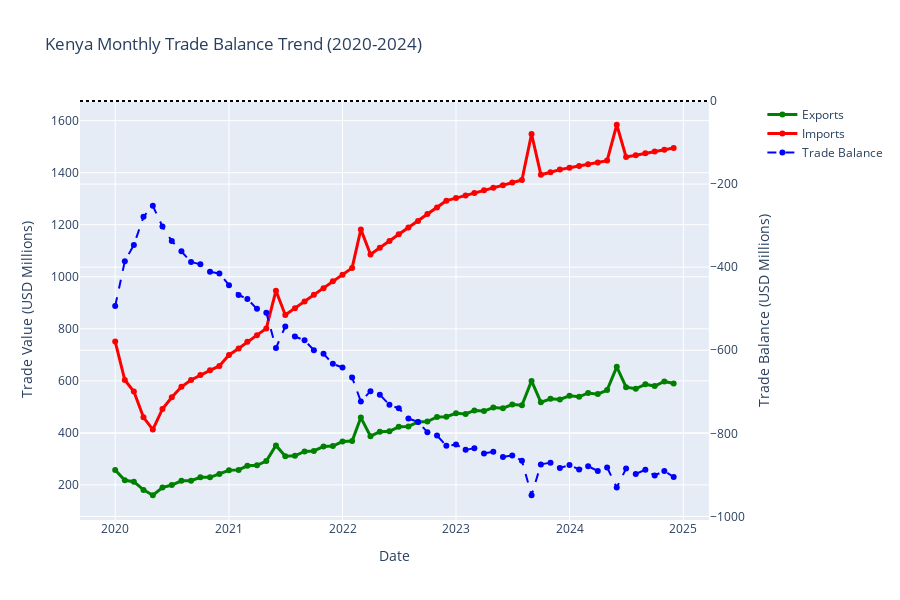

The notebook cell this image was saved under:
### Code cell
def create_trade_balance_trend(df):
    """Interactive monthly trade balance trend"""
    # Aggregate by month and trade type
    monthly_trade = df.groupby(['Date', 'Trade_Type'])['Value_USD_Million'].sum().reset_index()
    
    # Pivot for easier plotting
    trade_pivot = monthly_trade.pivot(index='Date', columns='Trade_Type', values='Value_USD_Million').fillna(0)
    trade_pivot['Trade_Balance'] = trade_pivot['Export'] - trade_pivot['Import']
    trade_pivot = trade_pivot.reset_index()
    
    # Create interactive plot
    fig = make_subplots(specs=[[{"secondary_y": True}]])
    
    # Add export line
    fig.add_trace(
        go.Scatter(x=trade_pivot['Date'], y=trade_pivot['Export'],
                   mode='lines+markers', name='Exports',
                   line=dict(color='green', width=3),
                   hovertemplate='Date: %{x}<br>Exports: $%{y:.1f}M<extra></extra>'),
        secondary_y=False,
    )
    
    # Add import line
    fig.add_trace(
        go.Scatter(x=trade_pivot['Date'], y=trade_pivot['Import'],
                   mode='lines+markers', name='Imports',
                   line=dict(color='red', width=3),
                   hovertemplate='Date: %{x}<br>Imports: $%{y:.1f}M<extra></extra>'),
        secondary_y=False,
    )
    
    # Add trade balance
    fig.add_trace(
        go.Scatter(x=trade_pivot['Date'], y=trade_pivot['Trade_Balance'],
                   mode='lines+markers', name='Trade Balance',
                   line=dict(color='blue', width=2, dash='dash'),
                   hovertemplate='Date: %{x}<br>Balance: $%{y:.1f}M<extra></extra>'),
        secondary_y=True,
    )
    
    # Add zero line
    fig.add_hline(y=0, line_dash="dot", line_color="black", secondary_y=True)
    
    fig.update_layout(
        title='Kenya Monthly Trade Balance Trend (2020-2024)',
        xaxis_title='Date',
        hovermode='x unified',
        height=600
    )
    
    fig.update_yaxes(title_text="Trade Value (USD Millions)", secondary_y=False)
    fig.update_yaxes(title_text="Trade Balance (USD Millions)", secondary_y=True)
    
    return fig

fig = create_trade_balance_trend(df)
fig.show()
